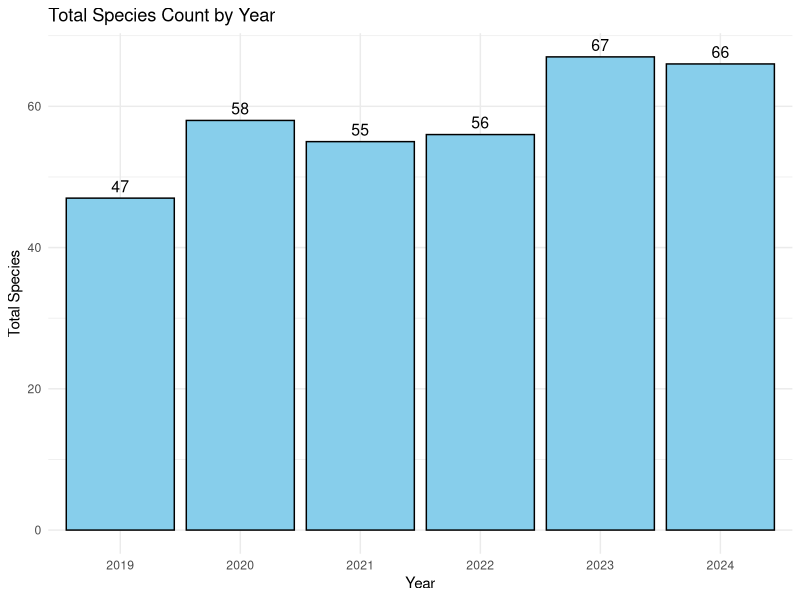
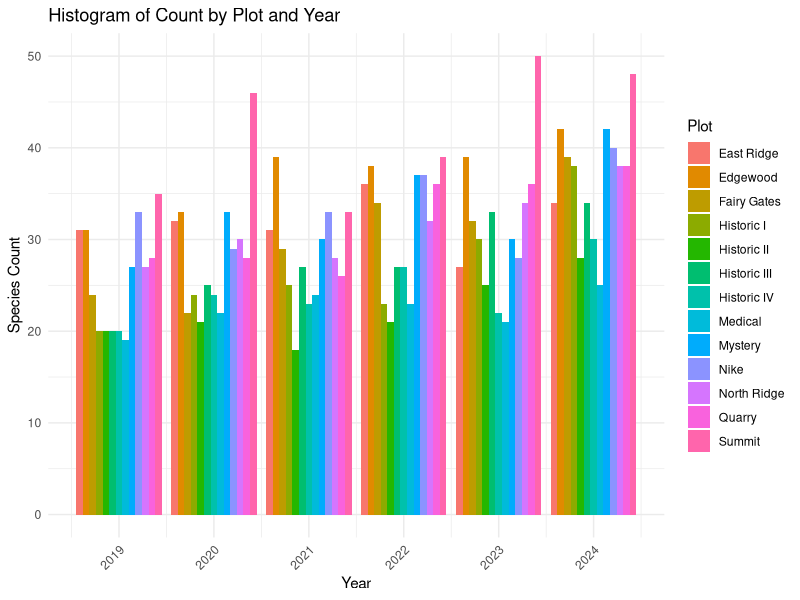
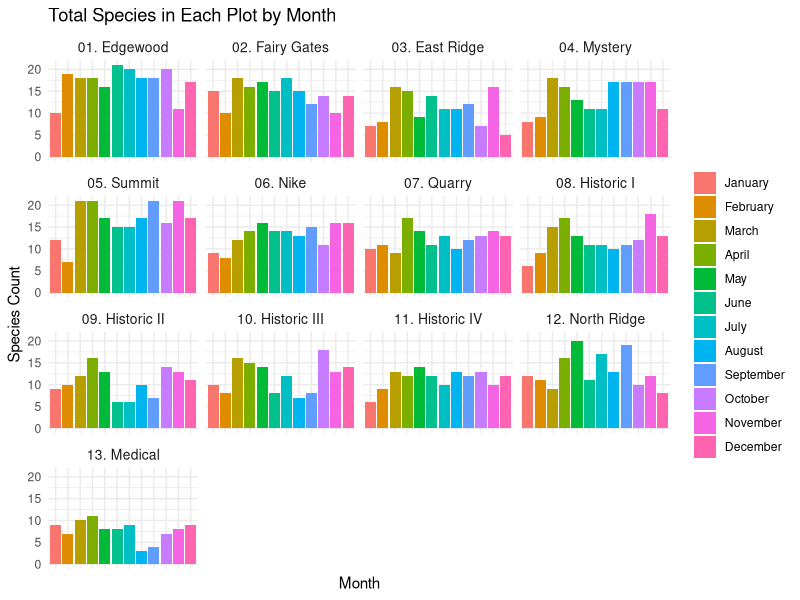
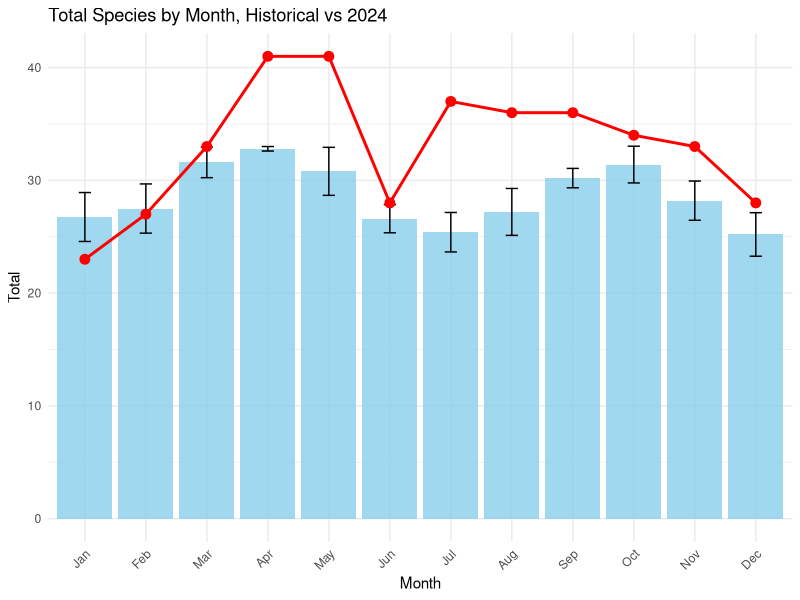
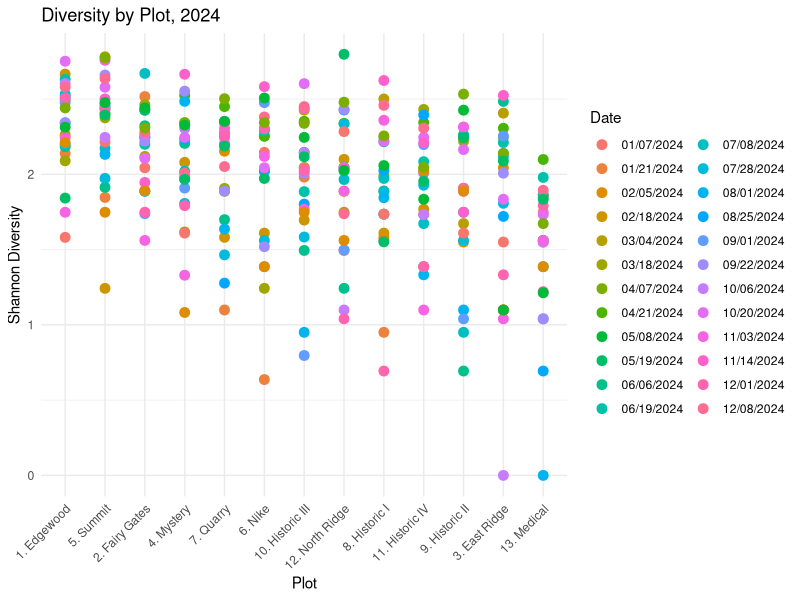
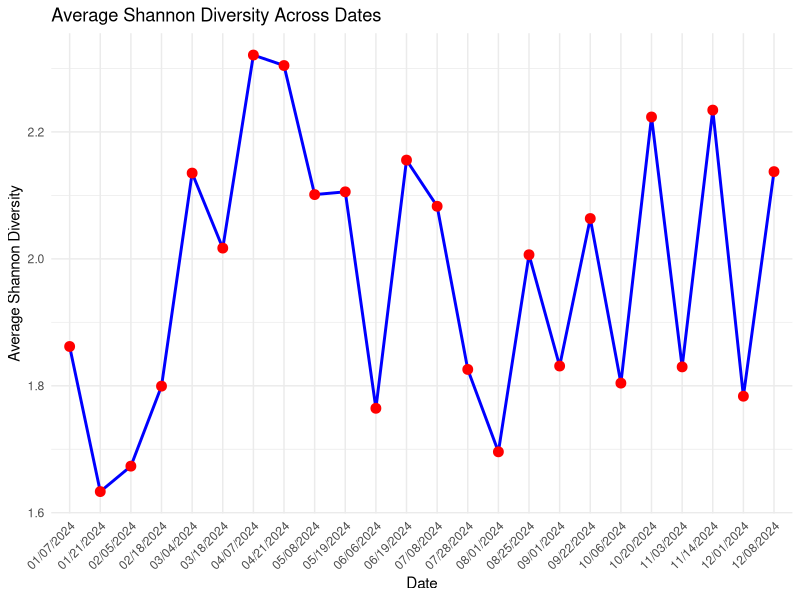
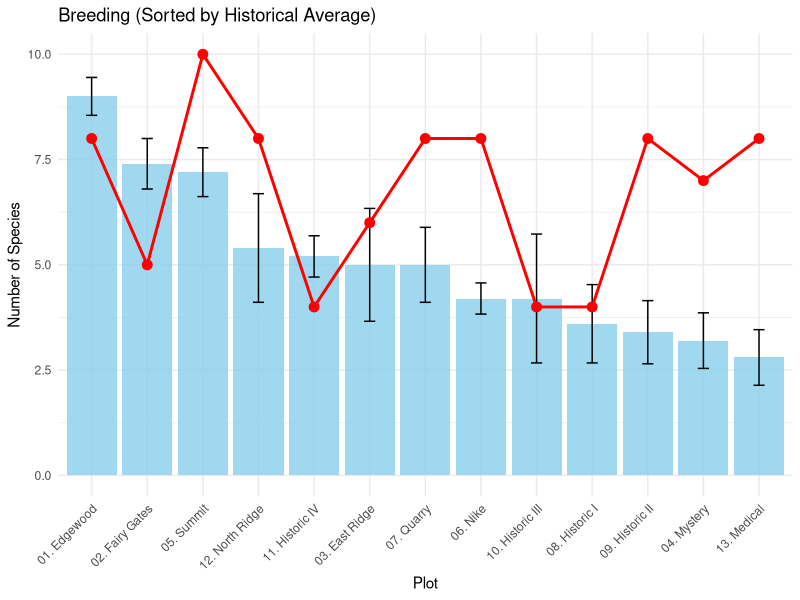

Here is the R script that generated these plots, in order:
## ---- chunk 1
## To get started, change this to wherever 'data' folder is:

setwd("/Users/margot_bezrutczyk/Documents/mt_sutro_data") 

library(tidyverse)
library(dplyr)
library(lubridate)
library(vegan)

## ---- chunk 2

## Figure 2. Total Species Count by year ##

species_year <-read.csv("data/species_year.csv")

# Create the histogram
ggplot(species_year, aes(x = factor(year), y = `total.species`)) +
  geom_bar(stat = "identity", fill = "skyblue", color = "black") + # Create histogram bars
  geom_text(aes(label = `total.species`), vjust = -0.5, size = 4) + # Add labels to bars
  labs(
    title = "Total Species Count by Year",
    x = "Year",
    y = "Total Species"
  ) +
  theme_minimal() # Use a minimal theme 
## ---- chunk 3
## Figure 3. Histogram Total Species by year and plot ##

sp_viewshed_year <- read.csv("data/mt_sutro_data_copy_sp_plot_year.csv")

ggplot(sp_viewshed_year, aes(x = Year, y = count, fill = as.factor(viewshed))) +
  geom_bar(stat = "identity", position = "dodge") +
  labs(
    title = "Histogram of Count by Plot and Year",
    x = "Year",
    y = "Species Count",
    fill = "Plot"
  ) +
  theme_minimal() + 
  theme(axis.text.x = element_text(angle = 45, hjust = 1)) + # Rotate x-axis labels
  scale_x_continuous(breaks = unique(sp_viewshed_year$Year)) # Ensure all years are shown

## ---- chunk 4
## Figure 4. Histogram Total Species by month  ## 

totals_by_month <- read.csv("data/totals_by_month.csv")

# Step 1: Ensure the month_name column is ordered chronologically (January to December)
totals_by_month$month <- factor(
  totals_by_month$month, 
  levels = month.name  # Use built-in month.name to specify the correct order
)

# Step 2: Plot with faceting by Plot (Viewshed) and x-axis ordered by month
ggplot(totals_by_month, aes(x = month, y = Count, fill = as.factor(month))) +
  geom_bar(stat = "identity", position = "dodge") +
  facet_wrap(~ Plot) +  # Remove scales = "free_y" to use the same y-axis across all plots
  labs(
    title = "Total Species in Each Plot by Month",
    x = "Month",
    y = "Species Count"
  ) +
  theme_minimal() + 
  theme(
    axis.text.x = element_blank(),  # Remove x-axis labels
    legend.title = element_blank(),  # Remove legend title
    strip.text = element_text(size = 10)  # Adjust facet label size
  )

## ---- chunk 5

## not used in report ##

historical_2024_comparison <- read.csv("data/species_comparison_by_month.csv")
species_by_month_comparison <- historical_2024_comparison

# Ensure `month_name` is ordered chronologically as a factor
species_by_month_comparison$month_name <- factor(
  species_by_month_comparison$month_name,
  levels = c("Jan", "Feb", "Mar", "Apr", "May", "Jun", 
             "Jul", "Aug", "Sep", "Oct", "Nov", "Dec")
)

# Create the plot
ggplot(species_by_month_comparison, aes(x = month_name)) +
  # Histogram for 'prev_years' with error bars
  geom_bar(
    data = filter(species_by_month_comparison, year == "prev_years"),
    aes(y = total),
    stat = "identity",
    fill = "skyblue",
    alpha = 0.8
  ) +
  geom_errorbar(
    data = filter(species_by_month_comparison, year == "prev_years"),
    aes(ymin = total - SEM, ymax = total + SEM),
    width = 0.2
  ) +
  # Overlay points and line for 2024
  geom_point(
    data = filter(species_by_month_comparison, year == "2024"),
    aes(y = total),
    color = "red",
    size = 3
  ) +
  geom_line(
    data = filter(species_by_month_comparison, year == "2024"),
    aes(y = total, group = 1),
    color = "red",
    size = 1
  ) +
  # Add labels and customize the theme
  scale_fill_manual(values = c("2019-2023 avg" = "skyblue")) +
  scale_color_manual(values = c("2024" = "red")) +
  labs(
    title = "Total Species by Month, Historical vs 2024",
    x = "Month",
    y = "Total",
    fill = "", # Legend title for bars
    color = "" # Legend title for dots and line
  ) +
  theme_minimal() +
  theme(
    axis.text.x = element_text(angle = 45, hjust = 1) # Rotate x-axis labels for readability
  )
## ---- chunk 6
## Figures 5 and 6 ## 

#to calculate Shannon Diversity Index for each plot
diversity<-read.csv("data/diversity.csv")

# Replace missing or empty values with 0 in species abundance columns
diversity <- diversity %>%
  replace(is.na(.), 0)   # Replace NA values with 0

# Step 1: Group the data by Plot and Date, then calculate Shannon diversity for each group
shannon_long <- diversity %>%
  group_by(Plot, Date) %>%
  summarise(
    Shannon_Diversity = diversity(across(ALHU:ZONO, sum, na.rm = TRUE), index = "shannon"),
    .groups = "drop"
  )

# Step 2: Pivot the long-format data to wide format
shannon_2024 <- shannon_long %>%
  pivot_wider(names_from = Date, values_from = Shannon_Diversity)

# Step 3: Include the original Plot column explicitly
shannon_2024 <- shannon_2024 %>%
  mutate(Plot = diversity$Plot[match(Plot, diversity$Plot)])

# Step 4: Reorder columns so that "Plot" is the first column
shannon_2024 <- shannon_2024 %>%
  relocate(Plot, .before = everything())

# Step 5: View the resulting dataframe
print(shannon_2024)

write.csv(shannon_2024, "data/shannon_2024.csv")
## ---- chunk 7
#to calculate Shannon Diversity Index for each plot
diversity_2023<-read.csv("data/diversity_2023.csv")

# Replace missing or empty values with 0 in species abundance columns
diversity_2023 <- diversity_2023 %>%
  replace(is.na(.), 0)   # Replace NA values with 0

# Step 1: Group the data by Plot and Date, then calculate Shannon diversity for each group
shannon_long_2023 <- diversity_2023 %>%
  group_by(Plot, Date) %>%
  summarise(
    Shannon_Diversity = diversity(across(ALHU:YRWA, sum, na.rm = TRUE), index = "shannon"),
    .groups = "drop"
  )

# Step 2: Pivot the long-format data to wide format
shannon_2023 <- shannon_long_2023 %>%
  pivot_wider(names_from = Date, values_from = Shannon_Diversity)

# Step 3: Include the original Plot column explicitly
shannon_2023 <- shannon_2023 %>%
  mutate(Plot = diversity$Plot[match(Plot, diversity$Plot)])

# Step 4: Reorder columns so that "Plot" is the first column
shannon_2023 <- shannon_2023 %>%
  relocate(Plot, .before = everything())

# Step 5: View the resulting dataframe
print(shannon_2023)

write.csv(shannon_2023, "data/shannon_2023.csv")

#### 2022 ####

#to calculate Shannon Diversity Index for each plot
diversity_2022<-read.csv("data/diversity_2022.csv")

# Replace missing or empty values with 0 in species abundance columns
diversity_2022 <- diversity_2022 %>%
  replace(is.na(.), 0)   # Replace NA values with 0

# Step 1: Group the data by Plot and Date, then calculate Shannon diversity for each group
shannon_long_2022 <- diversity_2022 %>%
  group_by(Plot, Date) %>%
  summarise(
    Shannon_Diversity = diversity(across(ALHU:YRWA, sum, na.rm = TRUE), index = "shannon"),
    .groups = "drop"
  )

# Step 2: Pivot the long-format data to wide format
shannon_2022 <- shannon_long_2022 %>%
  pivot_wider(names_from = Date, values_from = Shannon_Diversity)

# Step 3: Include the original Plot column explicitly
shannon_2022 <- shannon_2022 %>%
  mutate(Plot = diversity$Plot[match(Plot, diversity$Plot)])

# Step 4: Reorder columns so that "Plot" is the first column
shannon_2022 <- shannon_2022 %>%
  relocate(Plot, .before = everything())

# Step 5: View the resulting dataframe
print(shannon_2022)

write.csv(shannon_2022, "data/shannon_2022.csv")

#### 2021 ####

#to calculate Shannon Diversity Index for each plot
diversity_2021<-read.csv("data/diversity_2021.csv")

# Replace missing or empty values with 0 in species abundance columns
diversity_2021 <- diversity_2021 %>%
  replace(is.na(.), 0)   # Replace NA values with 0

# Step 1: Group the data by Plot and Date, then calculate Shannon diversity for each group
shannon_long_2021 <- diversity_2021 %>%
  group_by(Plot, Date) %>%
  summarise(
    Shannon_Diversity = diversity(across(ALHU:YRWA, sum, na.rm = TRUE), index = "shannon"),
    .groups = "drop"
  )

# Step 2: Pivot the long-format data to wide format
shannon_2021 <- shannon_long_2021 %>%
  pivot_wider(names_from = Date, values_from = Shannon_Diversity)

# Step 3: Include the original Plot column explicitly
shannon_2021 <- shannon_2021 %>%
  mutate(Plot = diversity$Plot[match(Plot, diversity$Plot)])

# Step 4: Reorder columns so that "Plot" is the first column
shannon_2021 <- shannon_2021 %>%
  relocate(Plot, .before = everything())

# Step 5: View the resulting dataframe
print(shannon_2021)

write.csv(shannon_2021, "data/shannon_2021.csv")

#### 2020 ####

#to calculate Shannon Diversity Index for each plot
diversity_2020<-read.csv("data/diversity_2020.csv")

# Replace missing or empty values with 0 in species abundance columns
diversity_2020 <- diversity_2020 %>%
  replace(is.na(.), 0)   # Replace NA values with 0

# Step 1: Group the data by Plot and Date, then calculate Shannon diversity for each group
shannon_long_2020 <- diversity_2020 %>%
  group_by(Plot, Date) %>%
  summarise(
    Shannon_Diversity = diversity(across(ACWO:YRWA, sum, na.rm = TRUE), index = "shannon"),
    .groups = "drop"
  )

# Step 2: Pivot the long-format data to wide format
shannon_2020 <- shannon_long_2020 %>%
  pivot_wider(names_from = Date, values_from = Shannon_Diversity)

# Step 3: Include the original Plot column explicitly
shannon_2020 <- shannon_2020 %>%
  mutate(Plot = diversity$Plot[match(Plot, diversity$Plot)])

# Step 4: Reorder columns so that "Plot" is the first column
shannon_2020 <- shannon_2020 %>%
  relocate(Plot, .before = everything())

# Step 5: View the resulting dataframe
print(shannon_2020)

write.csv(shannon_2020, "data/shannon_2020.csv")

#### 2019 ####

#to calculate Shannon Diversity Index for each plot
diversity_2019<-read.csv("data/diversity_2019.csv")

# Replace missing or empty values with 0 in species abundance columns
diversity_2019 <- diversity_2019 %>%
  replace(is.na(.), 0)   # Replace NA values with 0

# Step 1: Group the data by Plot and Date, then calculate Shannon diversity for each group
shannon_long_2019 <- diversity_2019 %>%
  group_by(Plot, Date) %>%
  summarise(
    Shannon_Diversity = diversity(across(ALHU:YRWA, sum, na.rm = TRUE), index = "shannon"),
    .groups = "drop"
  )

# Step 2: Pivot the long-format data to wide format
shannon_2019 <- shannon_long_2019 %>%
  pivot_wider(names_from = Date, values_from = Shannon_Diversity)

# Step 3: Include the original Plot column explicitly
shannon_2019 <- shannon_2019 %>%
  mutate(Plot = diversity$Plot[match(Plot, diversity$Plot)])

# Step 4: Reorder columns so that "Plot" is the first column
shannon_2019 <- shannon_2019 %>%
  relocate(Plot, .before = everything())

# Step 5: View the resulting dataframe
print(shannon_2019)

write.csv(shannon_2019, "data/shannon_2019.csv")



## ---- chunk 8

## Figure 5. Diversity by Plot ## 

# Load necessary libraries
library(ggplot2)
library(dplyr)
library(lubridate)

# Ensure your 'shannon_long' dataframe is loaded
write.csv(shannon_long, "data/shannon_long.csv")

# Step 1: Fix the Date column to ensure consistent mm/dd/yyyy format
shannon_long <- shannon_long %>%
  mutate(Date = mdy(Date)) # Parse the dates and fix the format

# Step 2: Reformat the Date column back to mm/dd/yyyy (character format)
shannon_long <- shannon_long %>%
  mutate(Date = format(Date, "%m/%d/%Y"))

# Step 3: Calculate the average Shannon diversity for each Plot and order them
ordered_plots <- shannon_long %>%
  group_by(Plot) %>%
  summarise(mean_diversity = mean(Shannon_Diversity, na.rm = TRUE)) %>%
  arrange(desc(mean_diversity)) %>%
  pull(Plot)

# Step 4: Create the dotplot
ggplot(shannon_long, aes(x = factor(Plot, levels = ordered_plots), 
                         y = Shannon_Diversity, 
                         color = Date)) +
  geom_point(size = 3) + # Adjust dot size if needed
  labs(title = "Diversity by Plot, 2024",
       x = "Plot",
       y = "Shannon Diversity") +
  theme_minimal() + # Use a clean theme
  theme(axis.text.x = element_text(angle = 45, hjust = 1)) # Adjust text for readability
## ---- chunk 9

## Figure 6 was created in google sheets, but this plot outputs the results for 2024 ##

# Step 2: Calculate the average Shannon diversity for each date
average_shannon <- shannon_long %>%
  group_by(Date) %>%
  summarise(Average_Diversity = mean(Shannon_Diversity, na.rm = TRUE))

# Step 3: Ensure the Date column is treated as a factor to preserve the order
average_shannon$Date <- factor(average_shannon$Date, levels = unique(average_shannon$Date))

# Step 4: Create the plot of average Shannon diversity across dates
ggplot(average_shannon, aes(x = Date, y = Average_Diversity)) +
  geom_line(group = 1, color = "blue", size = 1) +  # Add a line connecting the averages
  geom_point(color = "red", size = 3) +            # Add points for individual averages
  labs(
    title = "Average Shannon Diversity Across Dates",
    x = "Date",
    y = "Average Shannon Diversity"
  ) +
  theme_minimal() +
  theme(
    axis.text.x = element_text(angle = 45, hjust = 1)  # Rotate x-axis labels for readability
  )
## ---- chunk 10

## Figure 7. All breeding 2024 vs Historical, sorted ##

all_breeding<-read.csv("data/all_breeding.csv")
plot_data <-all_breeding

# Reorder the 'Plot' factor based on 'historical_avg' in descending order
plot_data <- plot_data %>%
  mutate(Plot = reorder(Plot, -historical_avg))

# Create the plot
ggplot() +
  # Histogram for 'historical_avg' with error bars
  geom_bar(
    data = plot_data,
    aes(x = Plot, y = historical_avg),
    stat = "identity",
    fill = "skyblue",
    alpha = 0.8
  ) +
  geom_errorbar(
    data = plot_data,
    aes(x = Plot, ymin = historical_avg - historical_SEM, ymax = historical_avg + historical_SEM),
    width = 0.2
  ) +
  # Overlay points and line for 2024
  geom_point(
    data = plot_data,
    aes(x = Plot, y = `year_2024`),
    color = "red",
    size = 3
  ) +
  geom_line(
    data = plot_data,
    aes(x = Plot, y = `year_2024`, group = 1),
    color = "red",
    size = 1
  ) +
  # Add labels and customize the theme
  labs(
    title = "Breeding (Sorted by Historical Average)",
    x = "Plot",
    y = "Number of Species"
  ) +
  theme_minimal() +
  theme(
    axis.text.x = element_text(angle = 45, hjust = 1), # Rotate x-axis labels for readability
    legend.position = "none"                          # No legend needed
  )
